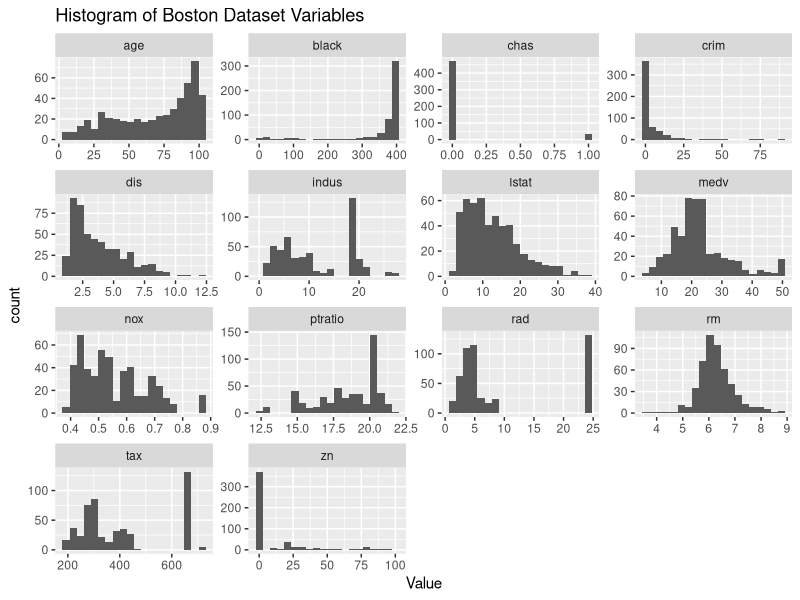

The R source for this figure:
# Homework 6
# JJ

# Load the tidyverse package
library(tidyverse)

# This is a simple homework that will teach you a trick of using pivot_longer()
# to help you create a plot that describes your entire dataset.

# Load the Boston Housing dataset. You need to install the MASS package for that
install.packages("MASS")
library(MASS)
data(Boston)

# No we want to create a histogram plot of eeery variable in the Boston dataset.
# To do that we need to use the pivot_longer() function to convert the dataset
# into a long format.
# Use the pivot_longer() function to convert the Boston dataset into a long format
# Set the cols parameter to everything() to include all columns
# Set the names_to parameter to "Variable" to name the new column "Variable"
# Set the values_to parameter to "Value" to name the new column "Value"

Boston_long <- Boston %>%
  pivot_longer(cols = everything(), names_to = "Variable", values_to = "Value")
  
# Now that we have the data in a long format we can create a histogram plot
# with facet_wrap() to create a plot of every variable in the dataset.
# Use the ggplot() function to create the plot
# Set the data parameter to Boston_long
# Use the aes() function to set the x parameter to Value
# Add a + sign after the ggplot() function
# Use the geom_histogram() function to create the histogram
# Use the facet_wrap() function to create a plot of every variable in the dataset
# Set the ~Variable parameter to create a plot of every variable in the dataset
# Set the scales parameter to "free" to allow the scales to vary

all_plot <- ggplot(data = Boston_long, aes(x = Value)) + 
  geom_histogram(bins = 20) + 
  facet_wrap(~ Variable, scales = "free") +
  labs(title = "Histogram of Boston Dataset Variables")
